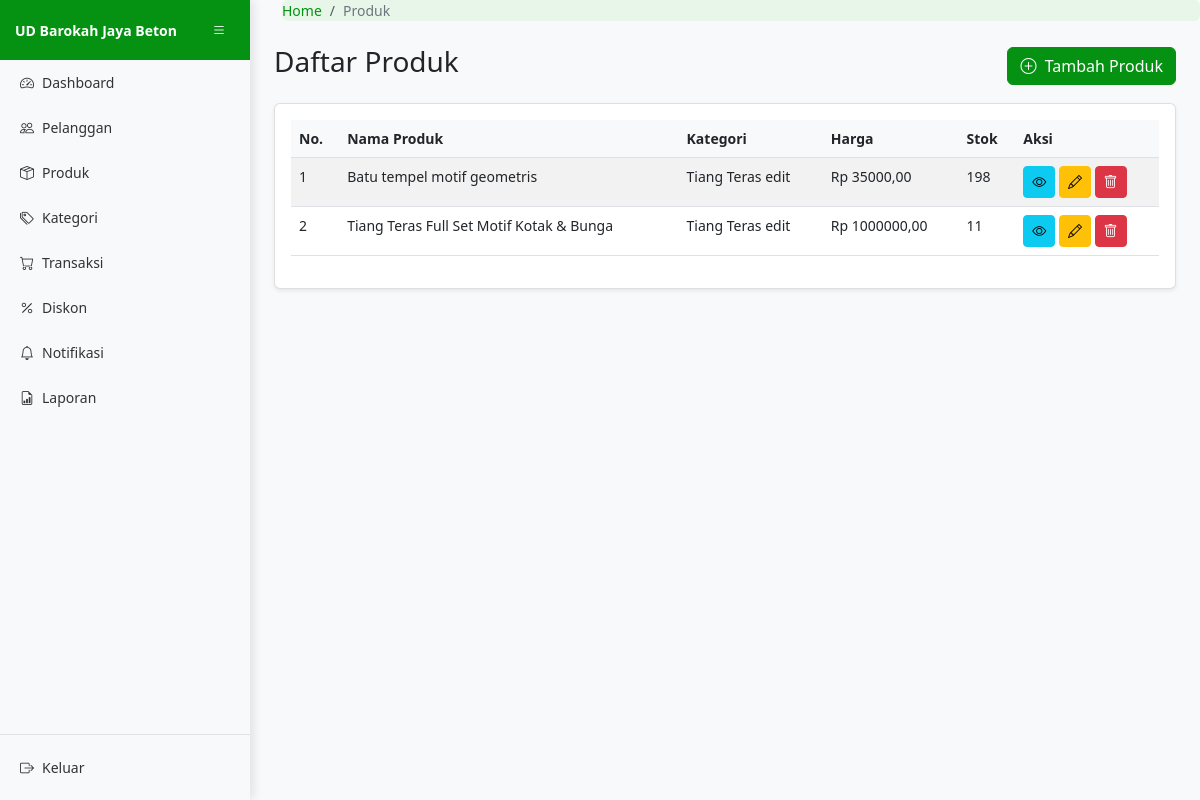
/produk/ (signed in), run on the app's committed database.
### core/models.py (models this page shows, shortened)
class Produk(models.Model):
    nama_produk = models.CharField(max_length=100)
    deskripsi_produk = models.TextField()
    foto_produk = models.ImageField(upload_to='produk/', blank=True, null=True)
    stok_produk = models.IntegerField(default=0)
    harga_produk = models.DecimalField(max_digits=10, decimal_places=2)
    kategori = models.ForeignKey(Kategori, on_delete=models.CASCADE)

class Kategori(models.Model):
    nama_kategori = models.CharField(max_length=100, unique=True)
    class Meta:
        verbose_name_plural = "Kategori"

### core/views.py (the view)
# urls.py: path('produk/', views.daftar_produk, name='daftar_produk'),
@login_required
def daftar_produk(request):
    produk_list = Produk.objects.select_related('kategori').all().order_by('-id')
    paginator = Paginator(produk_list, 10)  # Tampilkan 10 item per halaman
    page_number = request.GET.get('page')
    page_obj = paginator.get_page(page_number)
    return render(request, 'core/produk/daftar_produk.html', {'page_obj': page_obj})

### core/templates/core/produk/daftar_produk.html (shortened to what this page needs)
{% extends 'core/basis.html' %}
{% block breadcrumb %}
<li class="breadcrumb-item active">Produk</li>
{% endblock %}
{% block content %}
<div class="container-fluid">
    <div class="d-flex justify-content-between align-items-center mb-3">
        <h3>Daftar Produk</h3>
        <a href="{% url 'tambah_produk' %}" class="btn btn-dark">
            <i class="bi bi-plus-circle me-1"></i> Tambah Produk
        </a>
    </div>
    <div class="card">
        <div class="card-body">
            <div class="table-responsive">
                <table class="table table-striped">
                    <thead>
                        <tr>
                            <th>No.</th>
                            <th>Nama Produk</th>
                            <th>Kategori</th>
                            <th>Harga</th>
                            <th>Stok</th>
                            <th>Aksi</th>
                        </tr>
                    </thead>
                    <tbody>
                        {% for produk in page_obj %}
                        <tr>
                            <td>{{ forloop.counter0|add:page_obj.start_index }}</td>
                            <td>{{ produk.nama_produk }}</td>
                            <td>{{ produk.kategori.nama_kategori }}</td>
                            <td>Rp {{ produk.harga_produk|floatformat:2 }}</td>
                            <td>{{ produk.stok_produk }}</td>
                            <td>
                                <a href="{% url 'detail_produk' produk.id %}" class="btn btn-sm btn-info btn-action" title="Detail">
                                    <i class="bi bi-eye"></i>
                                </a>
                                <a href="{% url 'edit_produk' produk.id %}" class="btn btn-sm btn-warning btn-action" title="Edit">
                                    <i class="bi bi-pencil"></i>
                                </a>
                                <button type="button" class="btn btn-sm btn-danger btn-action"
                                        data-bs-toggle="modal" data-bs-target="#deleteModal"
                                        data-delete-url="{% url 'hapus_produk' produk.id %}"
                                        data-item-name="Produk: {{ produk.nama_produk }}"
                                        title="Hapus">
                                    <i class="bi bi-trash"></i>
                                </button>
                            </td>
                        </tr>
                        {% empty %}
                        <tr>
                            <td colspan="6" class="text-center">Tidak ada produk</td>
                        </tr>
                        {% endfor %}
                    </tbody>
                </table>
            </div>
        </div>
    </div>
</div>
{% endblock %}

### core/static/core/css/app.css (style rules this page uses)
body { font-size: .875rem; background-color: #f8f9fa; overflow-x: hidden; }
.card { box-shadow: 0 0.125rem 0.25rem rgba(0, 0, 0, 0.075); border: 1px solid rgba(0, 0, 0, 0.125); margin-bottom: 1rem; }
.btn-dark { background-color: #059212; border-color: #059212; }
.table th { background-color: #f8f9fa; }
.breadcrumb-item.active { color: #6c757d; }
.btn-action { width: 32px; height: 32px; padding: 0; display: inline-flex; align-items: center; justify-content: center; }

### data on the page
Produk: nama_produk "Batu tempel motif geometris", kategori.nama_kategori "Tiang Teras edit", harga_produk "35000,00", stok_produk "198"
Produk: nama_produk "Tiang Teras Full Set Motif Kotak & Bunga", kategori.nama_kategori "Tiang Teras edit", harga_produk "1000000,00", stok_produk "11"
